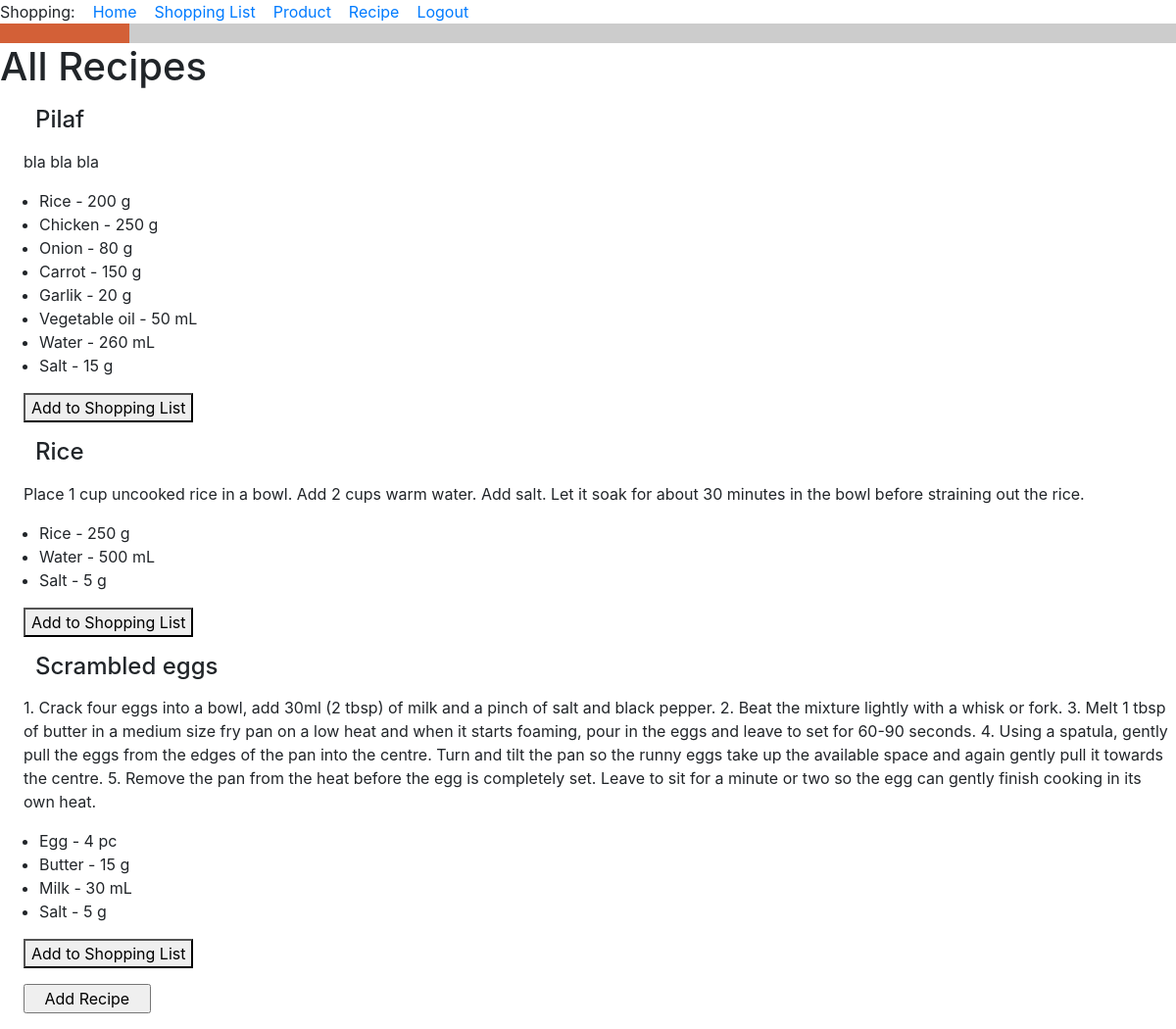
/all_recipes (signed in), run on an earlier commit of the app's database.
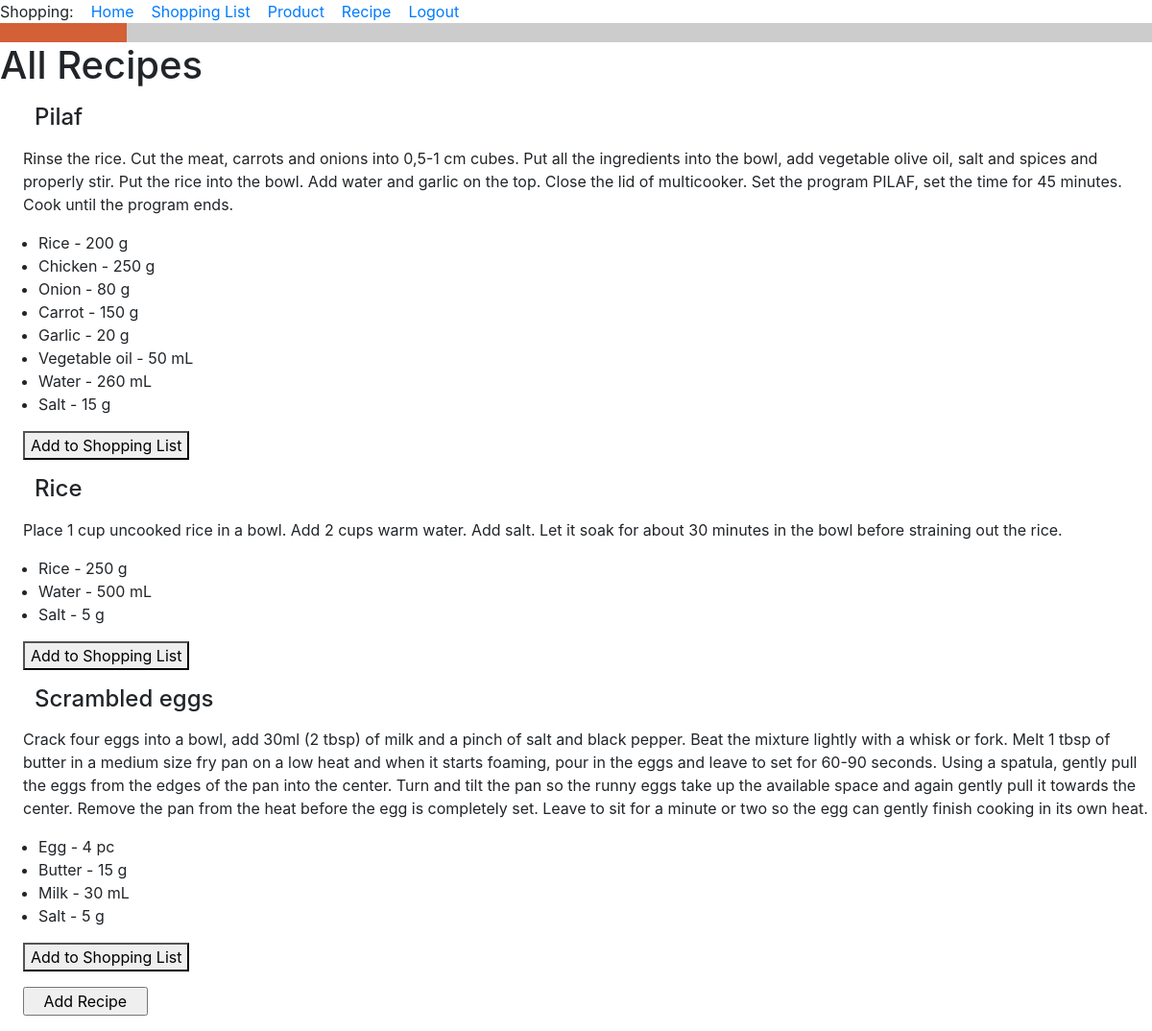
And on a later commit of the database.
### food_app/models.py (models this page shows, shortened)
class Recipe(db.Model):
    id = db.Column(db.Integer, primary_key=True)
    title = db.Column(db.String(256), index=True, unique=True, nullable=False)
    ingredients = db.relationship('Ingredient', backref='recipe', lazy='dynamic')
    description = db.Column(db.Text)
    def __str__(self):
        return f'{self.title}'.capitalize()

class Ingredient(db.Model):
    id = db.Column(db.Integer, primary_key=True)
    recipe_id = db.Column(db.ForeignKey('recipe.id'))
    product_id = db.Column(db.ForeignKey('product.id'))
    product = db.relationship('Product')
    quantity = db.Column(db.Integer)
    unit_of_measure = db.Column(db.String(120))
    def __str__(self):
        return f'{self.product} - {self.quantity} {self.unit_of_measure}'

class Product(db.Model):
    id = db.Column(db.Integer, primary_key=True)
    title = db.Column(db.String(256), index=True, unique=True, nullable=False)
    type_of_product = db.Column(db.String(120))
    unit_of_measure = db.Column(db.String(120))
    def __str__(self):
        return f'{self.title}'.capitalize()  # Big first letter only.

### food_app/routes.py (the view)
@app.route('/all_recipes', methods=['GET', 'POST'])
@login_required
def all_recipes():
    recipes = Recipe.query.all()
    return render_template(
        'all_recipes.html',
        title='All Recipes',
        recipes=recipes,
    )

### food_app/models.py (called while the page is built)
@login.user_loader
def load_user(id):
    return User.query.get(int(id))

### food_app/templates/all_recipes.html
{% extends "base.html" %}
{% block content %}
<h1>All Recipes</h1>
    {% for recipe in recipes %}
    <h4><div><p><p style="margin-left:1.5em">{{ recipe }} </p></div></h4>
    <div><p><p style="margin-left:1.5em">{{ recipe.description }}</p></div>
    <div><ul>  {% for ingredient in recipe.ingredients %}
        <li>{{ ingredient }}</li>
        {% endfor %}
    </ul>
    </div>
    <p style="margin-left:1.5em"><a href="{{ url_for('add_portions', recipe_id=recipe.id) }}">
    <button> Add to Shopping List </button>
    </a>
{% endfor %}
<form>
<p style="margin-left:1.5em"><input type="button" value="   Add Recipe   " onClick='location.href="add_recipe"'>
</form>
{% endblock %}

What changed in the data, as far as the page shows it:
changed Recipe "Pilaf": description "bla bla bla" → "Rinse the rice. Cut the meat, carrots and onions into 0,5-1 cm cubes. Put all the ingredients into the bowl, add vegetable olive oil, salt and spices and properly stir. Put the rice into the bowl. Add water and garlic on the top. Close the lid of multicooker. Set the program PILAF, set the time for 45 minutes. Cook until the program ends."
changed through a linked row, Ingredient: quantity+unit_of_measure "Garlik - 20 g" → "Garlic - 20 g"
changed Recipe "Scrambled eggs": description "1. Crack four eggs into a bowl, add 30ml (2 tbsp) of milk and a pinch of salt and black pepper. 2. Beat the mixture lightly with a whisk or fork. 3. Melt 1 tbsp of butter in a medium size fry pan on a low heat and when it starts foaming, pour in the eggs and leave to set for 60-90 seconds. 4. Using a spatula, gently pull the eggs from the edges of the pan into the centre. Turn and tilt the pan so the runny eggs take up the available space and again gently pull it towards the centre. 5. Remove the pan from…" → "Crack four eggs into a bowl, add 30ml (2 tbsp) of milk and a pinch of salt and black pepper. Beat the mixture lightly with a whisk or fork. Melt 1 tbsp of butter in a medium size fry pan on a low heat and when it starts foaming, pour in the eggs and leave to set for 60-90 seconds. Using a spatula, gently pull the eggs from the edges of the pan into the center. Turn and tilt the pan so the runny eggs take up the available space and again gently pull it towards the center. Remove the pan from…"
